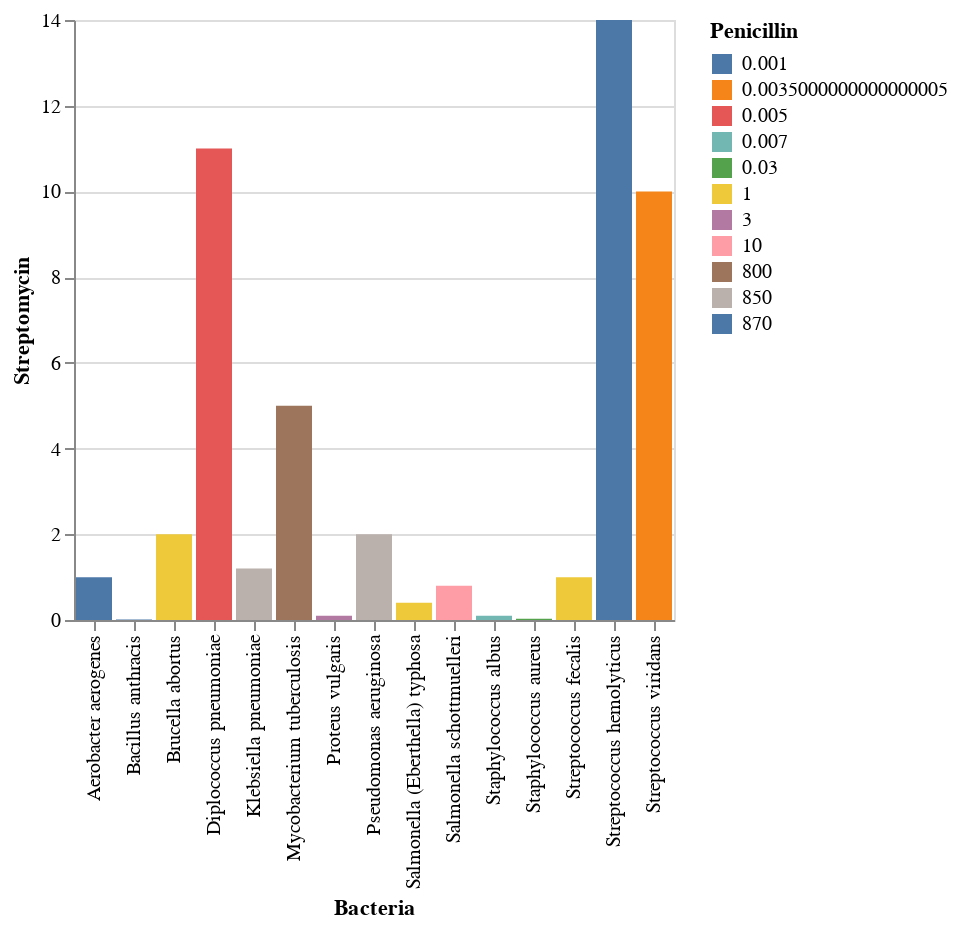

The notebook cell saved with this chart:
### Code cell
alt.Chart(alternation).mark_bar().encode(
    x = "Bacteria",
    y = "Streptomycin",
    color = "Penicillin:N"
)

### Figure 1 — Vega-Lite specification as saved in the notebook (floating-point values rounded to 4 significant figures)
{"config": {"view": {"continuousWidth": 400, "continuousHeight": 300}}, "data": {"name": "data-5a2549c8f3a0dd5ca2948e1af0c6eaa1"}, "mark": "bar", "encoding": {"color": {"field": "Penicillin", "type": "nominal"}, "x": {"field": "Bacteria", "type": "nominal"}, "y": {"field": "Streptomycin", "type": "quantitative"}}, "$schema": "https://vega.github.io/schema/vega-lite/v4.17.0.json", "datasets": {"data-5a2549c8f3a0dd5ca2948e1af0c6eaa1": [{"Bacteria": "Aerobacter aerogenes", "Penicillin": 870.0, "Streptomycin": 1.0, "Neomycin": 1.6, "Gram_Staining": "negative", "Genus": "other"}, {"Bacteria": "Bacillus anthracis", "Penicillin": 0.001, "Streptomycin": 0.01, "Neomycin": 0.007, "Gram_Staining": "positive", "Genus": "other"}, {"Bacteria": "Brucella abortus", "Penicillin": 1.0, "Streptomycin": 2.0, "Neomycin": 0.02, "Gram_Staining": "negative", "Genus": "other"}, {"Bacteria": "Diplococcus pneumoniae", "Penicillin": 0.005, "Streptomycin": 11.0, "Neomycin": 10.0, "Gram_Staining": "positive", "Genus": "other"}, {"Bacteria": "Klebsiella pneumoniae", "Penicillin": 850.0, "Streptomycin": 1.2, "Neomycin": 1.0, "Gram_Staining": "negative", "Genus": "other"}, {"Bacteria": "Mycobacterium tuberculosis", "Penicillin": 800.0, "Streptomycin": 5.0, "Neomycin": 2.0, "Gram_Staining": "negative", "Genus": "other"}, {"Bacteria": "Proteus vulgaris", "Penicillin": 3.0, "Streptomycin": 0.1, "Neomycin": 0.1, "Gram_Staining": "negative", "Genus": "other"}, {"Bacteria": "Pseudomonas aeruginosa", "Penicillin": 850.0, "Streptomycin": 2.0, "Neomycin": 0.4, "Gram_Staining": "negative", "Genus": "other"}, {"Bacteria": "Salmonella (Eberthella) typhosa", "Penicillin": 1.0, "Streptomycin": 0.4, "Neomycin": 0.008, "Gram_Staining": "negative", "Genus": "Salmonella"}, {"Bacteria": "Salmonella schottmuelleri", "Penicillin": 10.0, "Streptomycin": 0.8, "Neomycin": 0.09, "Gram_Staining": "negative", "Genus": "Salmonella"}, {"Bacteria": "Staphylococcus albus", "Penicillin": 0.007, "Streptomycin": 0.1, "Neomycin": 0.001, "Gram_Staining": "positive", "Genus": "Staphylococcus"}, {"Bacteria": "Staphylococcus aureus", "Penicillin": 0.03, "Streptomycin": 0.03, "Neomycin": 0.001, "Gram_Staining": "positive", "Genus": "Staphylococcus"}, {"Bacteria": "Streptococcus fecalis", "Penicillin": 1.0, "Streptomycin": 1.0, "Neomycin": 0.1, "Gram_Staining": "positive", "Genus": "Streptococcus"}, {"Bacteria": "Streptococcus hemolyticus", "Penicillin": 0.001, "Streptomycin": 14.0, "Neomycin": 10.0, "Gram_Staining": "positive", "Genus": "Streptococcus"}, {"Bacteria": "Streptococcus viridans", "Penicillin": 0.0035, "Streptomycin": 10.0, "Neomycin": 44.0, "Gram_Staining": "positive", "Genus": "Streptococcus"}]}}
